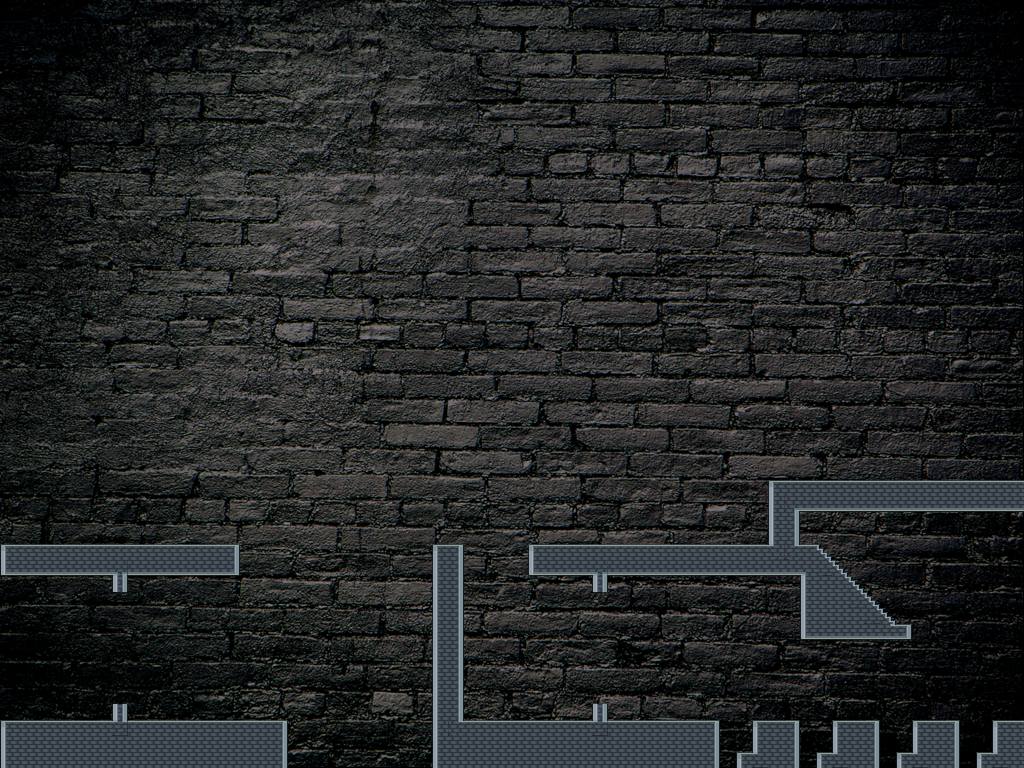

This game map was drawn from its Tiled (.tmx) file and the tilesets committed beside it. A one-line description and the trimmed map source follow:
An orthogonal 64x48 tile map with 16x16 px tiles, 1 tile layer (Tile Layer 1), 7 tilesets, 1 image layer and 19 objects (9x floor, 2x box, 2x button, 2x gate, ball, ...).

<map version="1.0" orientation="orthogonal" renderorder="right-down" width="64" height="48" tilewidth="16" tileheight="16" nextobjectid="77">
 <tileset firstgid="1" name="walls" tilewidth="16" tileheight="16" tilecount="360">
  <image source="walls.png" trans="6f6d51" width="320" height="288" />
 </tileset>
 <tileset firstgid="361" name="decorations-background" tilewidth="16" tileheight="16" tilecount="112">
  <image source="decorations-background.png" trans="6f6d51" width="224" height="128" />
 </tileset>
 <tileset firstgid="473" name="decorations-foreground" tilewidth="16" tileheight="16" tilecount="256">
  <image source="decorations-foreground.png" trans="6f6d51" width="256" height="256" />
 </tileset>
 <tileset firstgid="729" name="dirt-tiles" tilewidth="16" tileheight="16" tilecount="704">
  <image source="dirt-tiles.png" trans="6f6d51" width="709" height="256" />
 </tileset>
 <tileset firstgid="1433" name="passable-rocks" tilewidth="16" tileheight="16" tilecount="108">
  <image source="passable-rocks.png" trans="6f6d51" width="144" height="192" />
 </tileset>
 <tileset firstgid="1541" name="rocks" tilewidth="16" tileheight="16" tilecount="720">
  <image source="rocks.png" trans="6f6d51" width="480" height="384" />
 </tileset>
 <tileset firstgid="2261" name="rocks-foreground" tilewidth="16" tileheight="16" tilecount="54">
  <image source="rocks-foreground.png" trans="6f6d51" width="144" height="96" />
 </tileset>
 <imagelayer name="Image Layer 1">
  <image source="Brick-Background.png" />
 </imagelayer>
 <layer name="Tile Layer 1" width="64" height="48">
  <data>[3072 cells, 298 non-empty, 20 distinct tile ids]</data>
 </layer>
 <objectgroup name="unwalkable">
  <object id="60" name="floor" x="0" y="720">
   <polyline points="0,0 0,48 288,48 288,0 128,0 128,-16 112,-16 112,0 0,0" />
  </object>
  <object id="61" name="floor" x="0" y="544">
   <polyline points="0,0 0,32 112,32 112,48 128,48 128,32 240,32 240,0 0,0" />
  </object>
  <object id="62" name="floor" x="432" y="544">
   <polyline points="0,0 32,0 32,176 160,176 160,160 176,160 176,176 288,176 288,224 16,224 0,224 0,0" />
  </object>
  <object id="64" name="floor" x="528" y="576">
   <polyline points="0,0 0,-32 240,-32 240,-96 496,-96 496,-64 272,-64 272,-32 368,48 384,48 384,64 272,64 272,0 80,0 80,16 64,16 64,0 0,0" />
  </object>
  <object id="65" name="floor" x="1024" y="768">
   <polyline points="0,0 0,-768 -1024,-768 -1024,-48" />
  </object>
  <object id="67" name="floor" x="736" y="768">
   <polyline points="0,0 0,-16 16,-16 16,-48 64,-48 64,0" />
  </object>
  <object id="68" name="floor" x="816" y="768">
   <polyline points="0,0 0,-16 16,-16 16,-48 64,-48 64,0" />
  </object>
  <object id="69" name="floor" x="896" y="768">
   <polyline points="0,0 0,-16 16,-16 16,-48 64,-48 64,0" />
  </object>
  <object id="70" name="floor" x="976" y="768">
   <polyline points="0,0 0,-16 16,-16 16,-48 48,-48 48,0" />
  </object>
 </objectgroup>
 <objectgroup name="box">
  <object id="24" name="box" x="128" y="512" width="32" height="32" />
  <object id="25" name="ball" x="816" y="400" width="32" height="32">
   <properties>
    <property name="color" value="blue" />
   </properties>
   <ellipse />
  </object>
  <object id="73" name="box" x="944" y="432" width="32" height="32" />
 </objectgroup>
 <objectgroup name="sensor">
  <object id="38" name="target" x="800" y="512" width="48" height="48">
   <properties>
    <property name="color" value="blue" />
   </properties>
  </object>
  <object id="39" name="acid" x="288" y="736">
   <polyline points="0,0 144,0" />
  </object>
  <object id="76" name="spring" x="240" y="704" width="48" height="16" />
 </objectgroup>
 <objectgroup name="button">
  <object id="40" name="button" x="48" y="528" width="48" height="16">
   <properties>
    <property name="condition" value="-1" />
    <property name="link" value="1" />
    <property name="status" value="-1" />
   </properties>
  </object>
  <object id="42" name="gate" x="112" y="592" width="16" height="112">
   <properties>
    <property name="link" value="1" />
   </properties>
  </object>
  <object id="72" name="button" x="656" y="528" width="48" height="16">
   <properties>
    <property name="condition" value="-1" />
    <property name="link" value="2" />
    <property name="status" value="-1" />
   </properties>
  </object>
  <object id="74" name="gate" x="592" y="592" width="16" height="112">
   <properties>
    <property name="link" value="2" />
   </properties>
  </object>
 </objectgroup>
</map>
